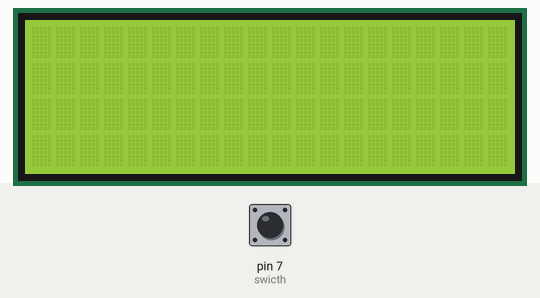
Bench run of a sketch on a simulated Arduino Uno, built with avr-gcc and run on an emulated ATmega328P. On the bench: 20×4 character LCD. Inputs (shaded band) come from the test bench; at power-on: pin 7 (swicth) LOW. Random numbers use the default seed unless the sketch sets one.

Above: at 1.2 s.
1.3 s: pin 7 (swicth) pulled HIGH for 3.2 s
At 5.0 s:
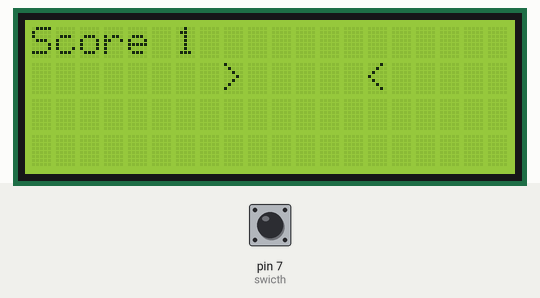
6.0 s: pin 7 (swicth) pulled HIGH for 0.35 s
At 7.0 s:
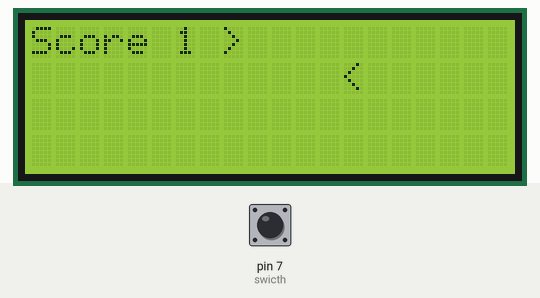
7.8 s: pin 7 (swicth) pulled HIGH for 3.2 s
At 9.7 s:
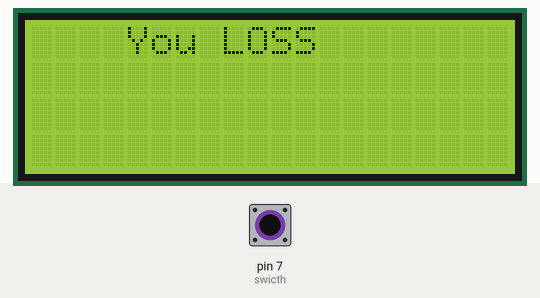
Timing chart, 0 to 11.2 s (numbered marks = the images above; inputs shaded):
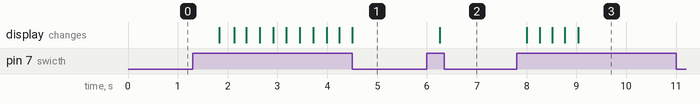

The sketch:

main.ino
```cpp
#include <stdlib.h>
#include <LiquidCrystal_I2C.h>

LiquidCrystal_I2C lcd(0x27,20,4);

int score = 0;
int swicth = 7;
int row = 0;
int mon_row = 0;
int mon_col = 16;

int isLose = 0;
int isWon = 0;
int step_to_move = 250;
int current_step = 0;

int win = 40;
int minimum_speed = 50;
int decrease_per_round = 15;

void setup() {
  lcd.init();

  lcd.backlight();

  pinMode(swicth, INPUT);
}

void process() {
  if (current_step <= step_to_move) {
    current_step += 1;

    return;
  }

  lcd.clear();
  lcd.setCursor(0, 0);
  lcd.print("Score " + String(score));

  lcd.setCursor(8, row);
  lcd.print(">");

  if (mon_col == 8 && mon_row == row) { // Loss
    lcd.clear();
    lcd.setCursor(4, 0);
    lcd.print("You LOSS");

    isLose = 1;
    return;
  } else if (mon_col == 8 && mon_row != row) { // Reset State
    score += 1;
    mon_col = 16;
    if (step_to_move <= minimum_speed) {
      step_to_move = minimum_speed;
    } else {
      step_to_move = step_to_move - decrease_per_round;
    }

    mon_row = rand() % 2;

    if (score == win) {
      isWon = 1;
    }
  }

  lcd.setCursor(mon_col, mon_row);
  lcd.print("<");

  mon_col -= 1;
  current_step = 0;
}

void onSwitch() {
  int value = digitalRead(swicth);

  if (value == 1) {
    return;
  }

  if (row == 0) {
    row = 1;
  } else {
    row = 0;
  }

  delay(300);
}

void loop() {
  onSwitch();

  if (isWon == 1) {
    lcd.clear();
    lcd.setCursor(4, 0);
    lcd.print("You WIN");

    delay(5000);

    return;
  }

  if (isLose == 0) {
    process();
  }

  delay(1);
}
```

Measured:
- after the input at 1.3 s, the display: first changes after 0.53 s (image 1 shows a later state)
- after the input at 6.0 s, the display: changes after 0.25 s (image 2)
- after the input at 7.8 s, the display: first changes after 0.21 s (image 3 shows a later state)
